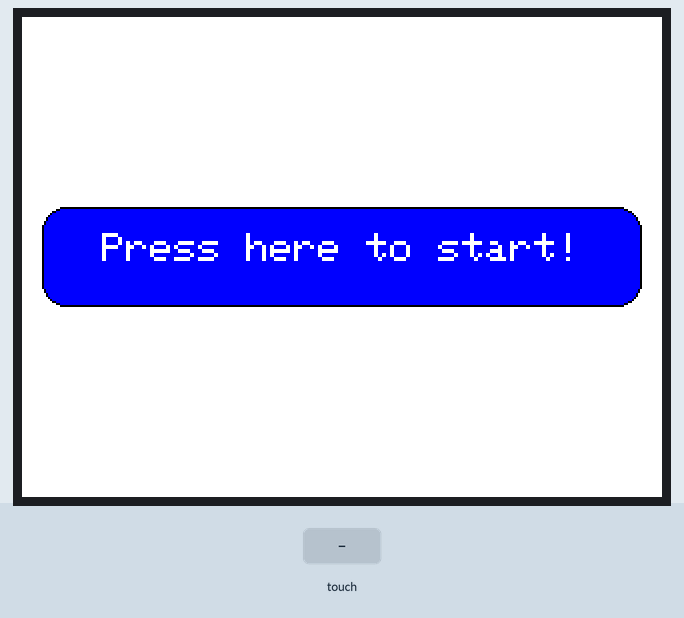
The sketch below on a simulated ESP32. Shown: 320×240 colour display. Inputs (shaded band) come from the test bench.

Above: at 1.4 s.
1.5 s: touch panel pressed at 13 % / 50 % of its raw x / y range
At 2.5 s:
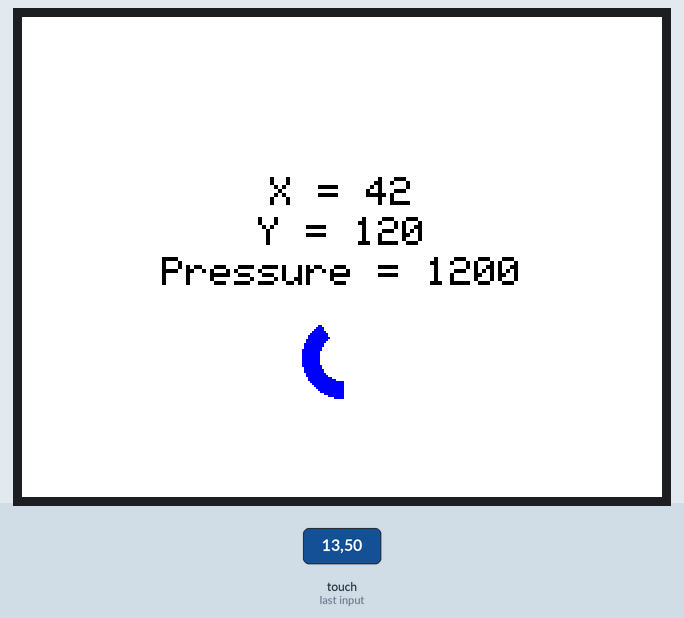
3.2 s: touch panel pressed at 13 % / 10 % of its raw x / y range
At 3.7 s:
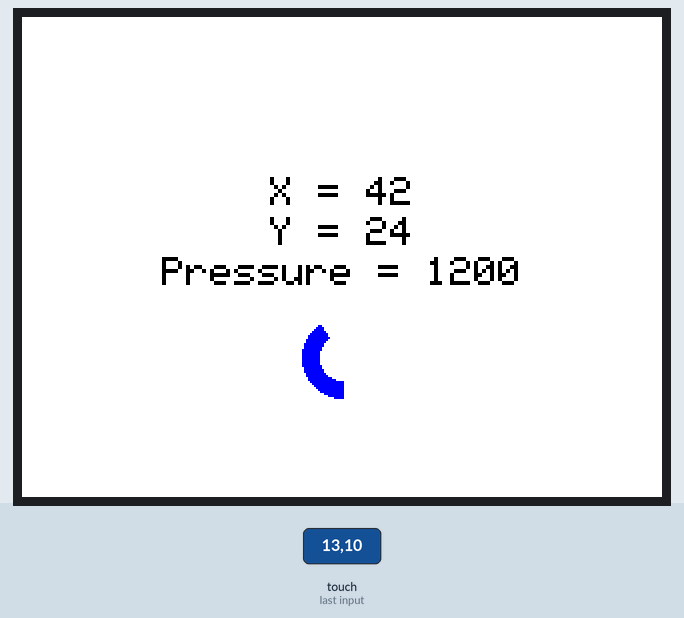
Timing chart, 0 to 6.2 s (numbered marks = the images above; inputs shaded):
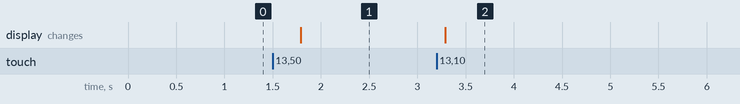

Measured:
- after the input at 1.5 s, the display: changes after 0.29 s (image 1)
- after the input at 3.2 s, the display: changes after 0.09 s (image 2)

The sketch:

touchscreen_test.ino
```cpp
#include <SPI.h>
#include <TFT_eSPI.h>
#include <XPT2046_Touchscreen.h>

TFT_eSPI tft = TFT_eSPI ();

#define XPT2046_IRQ   36 // T_IRQ
#define XPT2046_MOSI  32 // T_DIN
#define XPT2046_MISO  39 // T_OUT
#define XPT2046_CLK   25 // T_CLK
#define XPT2046_CS    33 // T_CS

SPIClass touchscreenSPI = SPIClass (VSPI);
XPT2046_Touchscreen touchscreen (XPT2046_CS, XPT2046_IRQ);
TFT_eSPI_Button start_btn = TFT_eSPI_Button ();
TFT_eSprite buddy = TFT_eSprite (&tft);

#define SCREEN_WIDTH  320
#define SCREEN_HEIGHT 240
#define FONT_SIZE       1

int x, y, z;

void
printTouchToDisplay (int touchX, int touchY, int touchZ)
{
  tft.fillScreen (TFT_WHITE);
  tft.setTextColor (TFT_BLACK, TFT_WHITE);

  int centerX = SCREEN_WIDTH >> 1;
  int textY = 80;

  String tempText = "X = " + String (touchX);
  tft.drawCentreString (tempText, centerX, textY, FONT_SIZE);

  textY += 20;
  tempText = "Y = " + String (touchY);
  tft.drawCentreString (tempText, centerX, textY, FONT_SIZE);

  textY += 20;
  tempText = "Pressure = " + String (touchZ);
  tft.drawCentreString (tempText, centerX, textY, FONT_SIZE);

  textY += 50;
  tft.drawSmoothArc (centerX, textY, 20, 12, 0, map(touchZ, 300, 2500, 0, 360), TFT_BLUE, TFT_WHITE, true);
}


bool
create_buddy ( void )
{
  buddy.createSprite (1, 1, 1);
  if (!buddy.create ())
    return false;

  buddy.setPaletteColor (0, TFT_RED);
  buddy.setBitmapColor (TFT_PURPLE, TFT_WHITE);
}

void setup() {
  Serial.begin (115200);

  touchscreenSPI.begin (XPT2046_CLK, XPT2046_MISO, XPT2046_MOSI, XPT2046_CS);
  touchscreen.begin (touchscreenSPI);

  touchscreen.setRotation (1);

  tft.init ();
  tft.setRotation (1);

  tft.fillScreen (TFT_WHITE);
  tft.setTextColor (TFT_BLACK, TFT_WHITE);

  int centerX = SCREEN_WIDTH >> 1;
  int centerY = SCREEN_HEIGHT >> 1;

  start_btn.initButton (&tft, centerX, centerY, 300, 50, TFT_BLACK, TFT_BLUE, TFT_WHITE, "Start Button", 2);
  start_btn.drawButton (false, "Press here to start!");
}

void loop() {
  if (touchscreen.tirqTouched () && touchscreen.touched ())
  {
    TS_Point p = touchscreen.getPoint ();

    x = map (p.x, 200, 3700, 1, SCREEN_WIDTH);
    y = map (p.y, 240, 3800, 1, SCREEN_HEIGHT);
    z = p.z;

    if (start_btn.contains (x, y))
    {
      start_btn.press (true);
      delay (200);
    }

    if (start_btn.isPressed ())
    {
      printTouchToDisplay (x, y, z);
    }

    delay (100);
  }

}
```
